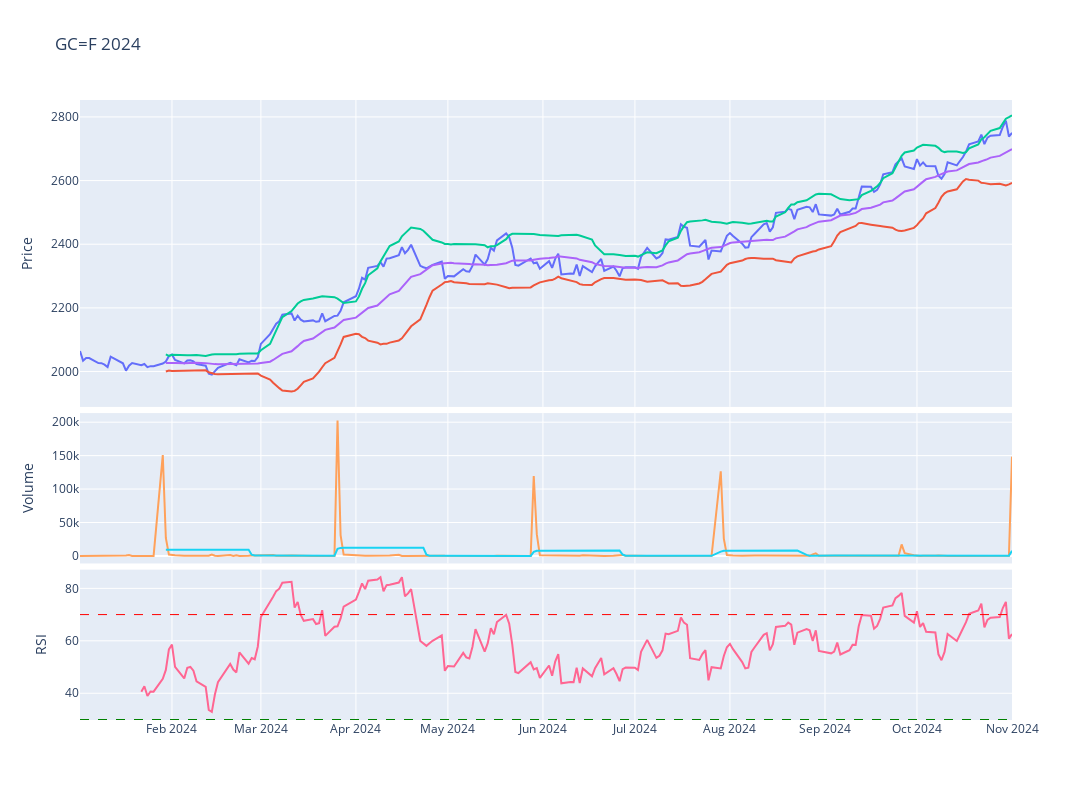

The code cell stored with this chart in its notebook:
### Code cell
# Plot the adjusted close price
fig = make_subplots(rows=4, cols=1,shared_xaxes=True,vertical_spacing=0.01,specs=[[{'rowspan':2,'colspan':1}],[None],[{'rowspan':1,'colspan':1}],[{'rowspan':1,'colspan':1}]])

# Graph (1,1)
fig.add_trace(go.Scatter(x=stock_ticker['Adj Close'].loc[year].index,y=stock_ticker['Adj Close'].loc[year],mode="lines",name=f'{ticker}'),row=1,col=1)
fig.add_trace(go.Scatter(x=stock_ticker['BB_Lower'].loc[year].index,y=stock_ticker['BB_Lower'].loc[year],mode="lines",name='BB_Lower'),row=1,col=1)
fig.add_trace(go.Scatter(x=stock_ticker['BB_Upper'].loc[year].index,y=stock_ticker['BB_Upper'].loc[year],mode="lines",name='BB_Upper'),row=1,col=1)
fig.add_trace(go.Scatter(x=stock_ticker['MMA20'].loc[year].index,y=stock_ticker['MMA20'].loc[year],mode="lines",name='MMA20'),row=1,col=1)
# Update xaxis properties
fig.update_yaxes(title_text="Price", row=1, col=1)

# Graph (3,1)
fig.add_trace(go.Scatter(x=stock_ticker['Volume'].loc[year].index,y=stock_ticker['Volume'].loc[year],mode="lines",name='Volume'),row=3, col=1)
fig.add_trace(go.Scatter(x=stock_ticker['Volume'].loc[year].index,y=stock_ticker['Volume'].loc[year].rolling(20).mean(),mode="lines",name='MMA20'),row=3,col=1)
fig.update_yaxes(title_text="Volume", row=3, col=1)

# Graph (4,1)
fig.add_trace(go.Scatter(x=stock_ticker['RSI'].loc[year].index,y=stock_ticker['RSI'].loc[year],mode="lines",name='RSI'),row=4, col=1)
fig.add_hline(y=30, line_width=1, line_dash="dash", line_color="green",row=4,col=1)
fig.add_hline(y=70, line_width=1, line_dash="dash", line_color="red",row=4,col=1)
fig.update_yaxes(title_text="RSI", row=4, col=1)

fig.update_layout(height=800, width=1300,showlegend=False,title=f"{ticker} {year}")

fig.show()

### Figure 1 — Plotly figure (JSON) as saved in the notebook; plotly's stock layout.template omitted (floating-point values rounded to 4 significant figures; data arrays with more than 128 entries replaced by an {"elided": "..."} marker saying what was removed)
{"data": [{"mode": "lines", "name": "GC=F", "type": "scatter", "x": {"elided": "212 str values"}, "xaxis": "x", "y": {"elided": "212 float values"}, "yaxis": "y"}, {"mode": "lines", "name": "BB_Lower", "type": "scatter", "x": {"elided": "212 str values"}, "xaxis": "x", "y": {"elided": "212 float values"}, "yaxis": "y"}, {"mode": "lines", "name": "BB_Upper", "type": "scatter", "x": {"elided": "212 str values"}, "xaxis": "x", "y": {"elided": "212 float values"}, "yaxis": "y"}, {"mode": "lines", "name": "MMA20", "type": "scatter", "x": {"elided": "212 str values"}, "xaxis": "x", "y": {"elided": "212 float values"}, "yaxis": "y"}, {"mode": "lines", "name": "Volume", "type": "scatter", "x": {"elided": "212 str values"}, "xaxis": "x2", "y": {"elided": "212 int values"}, "yaxis": "y2"}, {"mode": "lines", "name": "MMA20", "type": "scatter", "x": {"elided": "212 str values"}, "xaxis": "x2", "y": {"elided": "212 float values"}, "yaxis": "y2"}, {"mode": "lines", "name": "RSI", "type": "scatter", "x": {"elided": "212 str values"}, "xaxis": "x3", "y": {"elided": "212 float values"}, "yaxis": "y3"}], "layout": {"height": 800, "shapes": [{"line": {"color": "green", "dash": "dash", "width": 1}, "type": "line", "x0": 0, "x1": 1, "xref": "x3 domain", "y0": 30, "y1": 30, "yref": "y3"}, {"line": {"color": "red", "dash": "dash", "width": 1}, "type": "line", "x0": 0, "x1": 1, "xref": "x3 domain", "y0": 70, "y1": 70, "yref": "y3"}], "showlegend": false, "title": {"text": "GC=F 2024"}, "width": 1300, "xaxis": {"anchor": "y", "domain": [0, 1], "matches": "x3", "showticklabels": false}, "xaxis2": {"anchor": "y2", "domain": [0, 1], "matches": "x3", "showticklabels": false}, "xaxis3": {"anchor": "y3", "domain": [0, 1]}, "yaxis": {"anchor": "x", "domain": [0.505, 1], "title": {"text": "Price"}}, "yaxis2": {"anchor": "x2", "domain": [0.2525, 0.495], "title": {"text": "Volume"}}, "yaxis3": {"anchor": "x3", "domain": [0, 0.2425], "title": {"text": "RSI"}}}}
